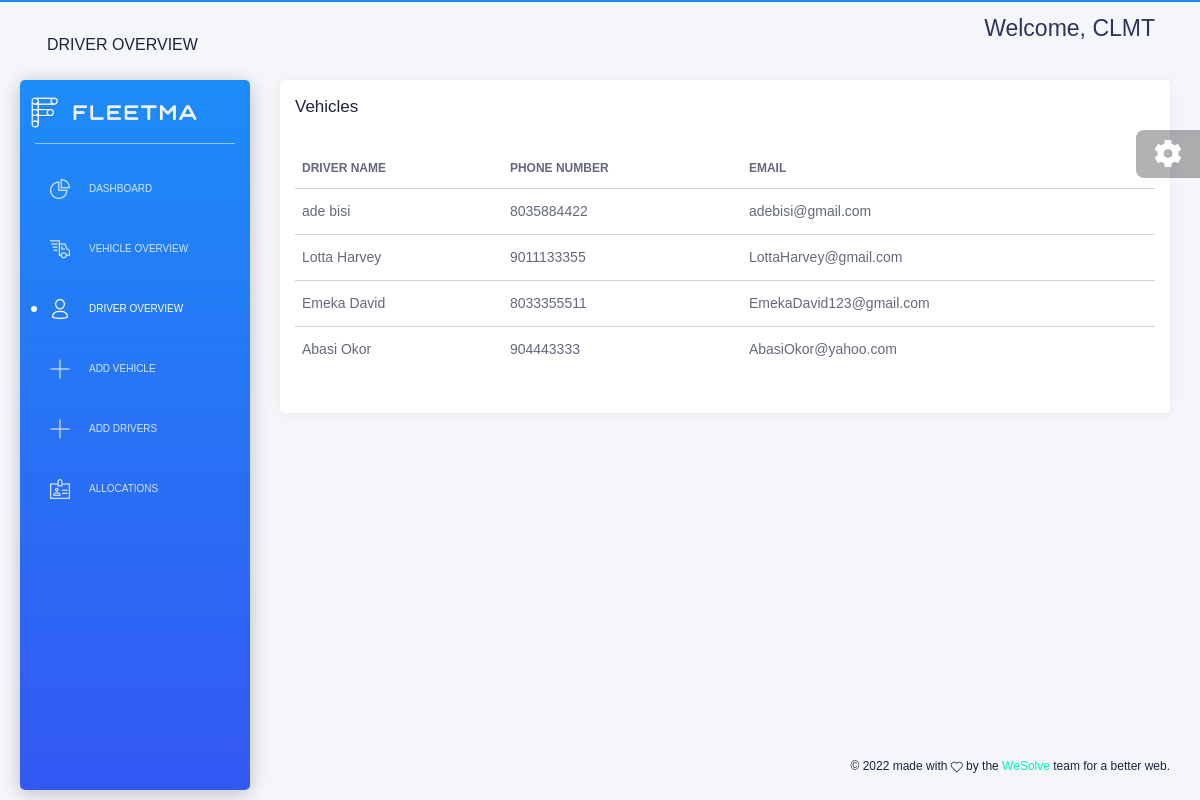
/examples/drivers.php (signed in), run on the app's committed database.
### tables this page shows
CREATE TABLE `driver_details` (
  `driver_name` text NOT NULL,
  `phone_number` bigint(20) NOT NULL,
  `driver_email` text NOT NULL,
  `driver_age` bigint(20) NOT NULL,
  `driver_role` text NOT NULL,
  `driver_id` int(11) NOT NULL
);

### public_html/backend/get_drivers.php (called while the page is built)
<?php
require_once('connections/connections.php');
$select_driver = "SELECT * FROM `driver_details`";
$query_users = mysqli_query($con, $select_driver);
?>

### public_html/examples/drivers.php (the view, shortened to what this page needs)
<!DOCTYPE html>
<html lang="en">
<head>
  <link href="https://use.fontawesome.com/releases/v5.0.6/css/all.css" rel="stylesheet">
  <link href="../assets/css/nucleo-icons.css" rel="stylesheet" />
  <link href="../assets/css/black-dashboard.css?v=1.0.0" rel="stylesheet" />
  <link href="../assets/demo/demo.css" rel="stylesheet" />
</head>
<body class="white-body white-content">
  <div class="wrapper">
    <div class="sidebar" data="blue">
      <div class="sidebar-wrapper">
        <div class="logo">
          <a href="javascript:void(0)" class="simple-text logo-normal">
            <img style="width: 80%;" src="../assets/img/logo.png" alt="">
          </a>
        </div>
        <ul class="nav">
          <li>
            <a href="./dashboard.php">
              <i class="tim-icons icon-chart-pie-36"></i>
              <p>Dashboard</p>
            </a>
          </li>
          <li>
            <a href="./vehicles.php">
              <i class="tim-icons icon-delivery-fast"></i>
              <p>Vehicle Overview</p>
            </a>
          </li>
          <li  class="active">
            <a href="./drivers.php">
              <i class="tim-icons icon-single-02"></i>
              <p>Driver Overview</p>
            </a>
          </li>
          <li>
            <a href="./add-vehicle.php">
              <i class="tim-icons icon-simple-add"></i>
              <p>
                Add Vehicle
              </p>
            </a>
          </li>
          <li>
            <a href="./add-drivers.php">
              <i class="tim-icons icon-simple-add"></i>
              <p>Add Drivers</p>
            </a>
          </li>
          <li>
            <a href="./allocations.php">
              <i class="tim-icons icon-badge"></i>
              <p>Allocations</p>
            </a>
          </li>
        </ul>
      </div>
    </div>
    <div class="main-panel" data="blue">
      <nav class="navbar navbar-expand-lg navbar-absolute navbar-transparent">
        <div class="container-fluid">
          <div class="navbar-wrapper">
            <a class="navbar-brand" href="javascript:void(0)">Driver Overview</a>
          </div>
          <div id="navigation">
            <ul class="navbar-nav ml-auto">
              <div class="navbar-wrapper d-flex align-items-center">
                <div class="h3 display d-flex align-self-center">Welcome, CLMT</div>
              </div>
            </ul>
          </div>
        </div>
      </nav>
      <div class="content">
        <div class="row">
          <div class="col-md-12">
            <div class="card ">
              <div class="card-header">
                <h4 class="card-title">Vehicles </h4>
              </div>
              <div class="card-body">
                <div class="table-responsive table-hover">
                  <table class="table tablesorter " id="">
                    <thead class=" text-primary">
                      <tr>
                        <th>Driver Name</th>
                        <th>Phone Number</th>
                        <th>Email</th>
                      </tr>
                    </thead>
                    <tbody>
                      <tr>
                      <?php include('../backend/get_drivers.php');
                      if($query_users){
                      while($users = mysqli_fetch_assoc($query_users)){
                      ?>
                      <tr>
                        <td><?php echo $users['driver_name']; ?></td>
                        <td><?php echo $users['phone_number']; ?></td>
                        <td><?php echo $users['driver_email']; ?></td>
                      </tr>
                      <?php }
                      }?>
                    </tbody>
                  </table>
                </div>
              </div>
            </div>
          </div>
        </div>
      </div>
      <footer class="footer">
        <div class="container-fluid">
          <div class="copyright">
            ©
             made with <i class="tim-icons icon-heart-2"></i> by the
            <a href="javascript:void(0)" target="_blank">WeSolve</a> team for a better web.
          </div>
        </div>
      </footer>
    </div>
  </div>
  <div class="fixed-plugin">
    <div class="dropdown show-dropdown">
      <a href="#" data-toggle="dropdown">
        <i class="fa fa-cog fa-2x"> </i>
      </a>
    </div>
  </div>
</body>
</html>

### public_html/assets/demo/demo.css (style rules this page uses)
p { font-family: 'Metropolis', sans-serif; }
.white-content { font-family: 'Gilroy',sans-serif; }

### data on the page
driver_details: driver_name "ade bisi", phone_number "8035884422", driver_email "adebisi@gmail.com"
driver_details: driver_name "Lotta Harvey", phone_number "9011133355", driver_email "LottaHarvey@gmail.com"
driver_details: driver_name "Emeka David", phone_number "8033355511", driver_email "EmekaDavid123@gmail.com"
driver_details: driver_name "Abasi Okor", phone_number "904443333", driver_email "AbasiOkor@yahoo.com"
